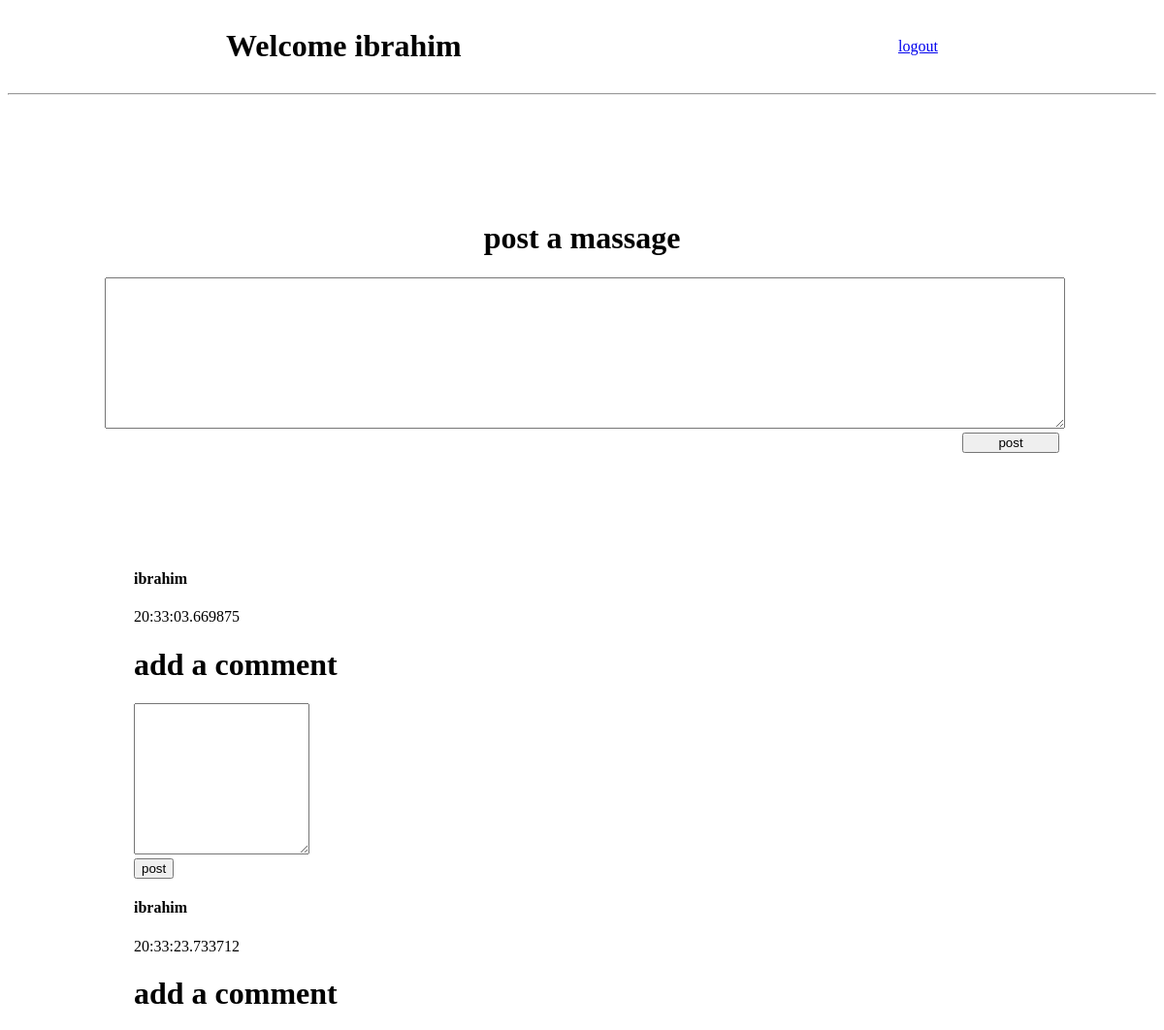
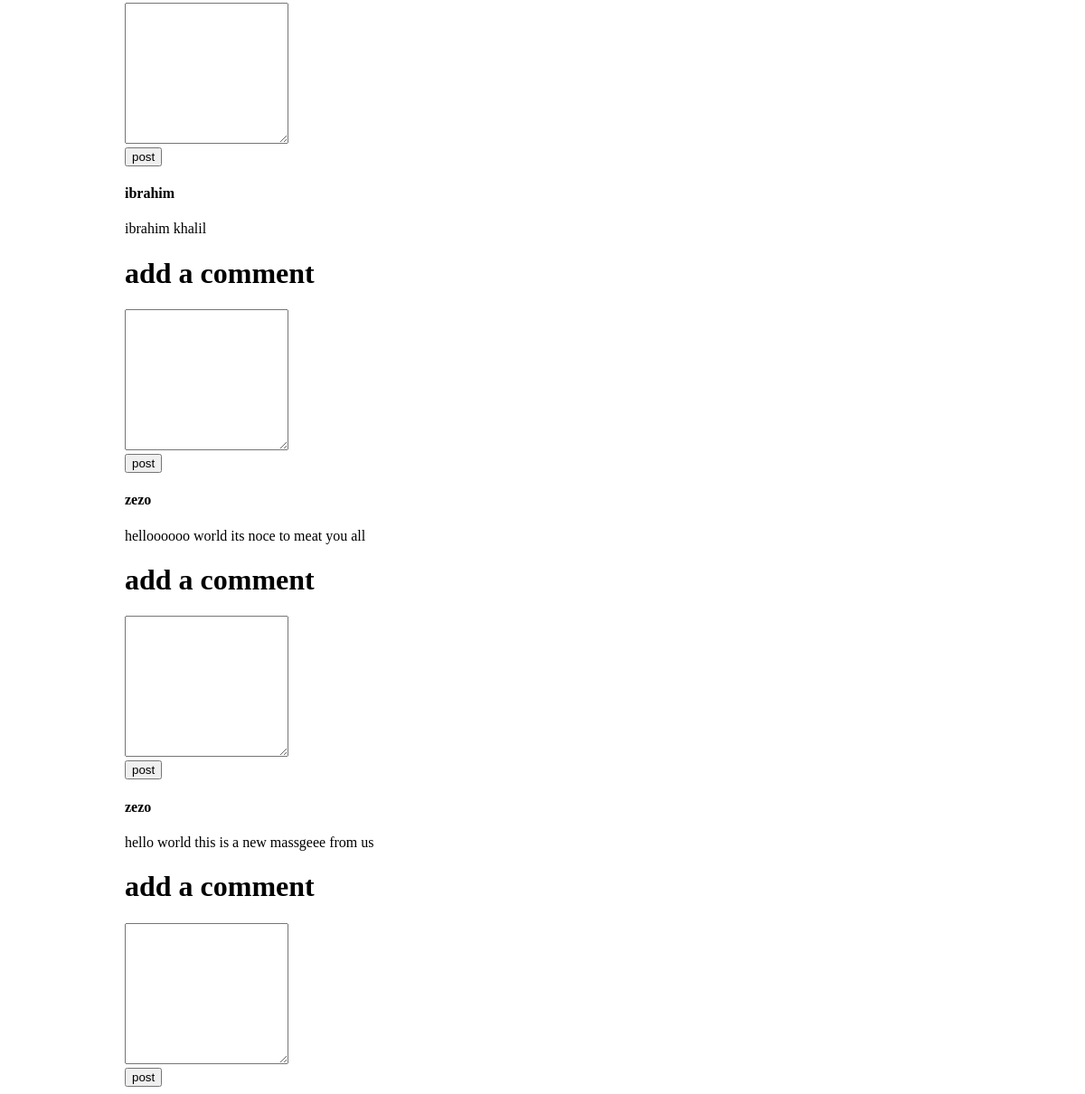
The page /success (signed in) on the database its author committed (2 pictures, top to bottom).
### wallapp/models.py (models this page shows)
class User(models.Model):
     first_name=models.CharField(max_length=255)
     last_name=models.CharField(max_length=255)
     Email=models.CharField(max_length=255)
     password=models.CharField(max_length=255)
     created_at=models.DateTimeField(auto_now_add=True)
     updated_at=models.DateTimeField(auto_now=True)
     objects = UserManger()

class Message(models.Model):
     users=models.ForeignKey(User, related_name="messages", on_delete=models.CASCADE)
     message=models.TextField()
     time=models.TimeField(auto_now_add=True)
     created_at=models.DateTimeField(auto_now_add=True)
     updated_at=models.DateTimeField(auto_now=True)

### wallapp/views.py (the view)
def success(request):
     if 'username' not in request.session:
          return redirect('/')
     context={
          'user' : User.objects.get(id =request.session['username']),
          'massages': Message.objects.all(),
          'comments': Comment.objects.all()
          }
     return render (request,"success.html",context)

### wallapp/templates/success.html (shortened to what this page needs)
<!DOCTYPE html>
<html lang="en">
<head>
     {%load static%}
     <link rel="stylesheet" href="{% static 'style2.css' %}">
</head>
<body>
     <header>
          <h1> Welcome {{user.first_name}} </h1>
          <a href="/logout">logout</a>
     </header>
     <hr>
     <div class="post">
          <form action="createpost/{{request.session.username}}" method="post">
               <h1>post a massage</h1>
               <textarea name="textarea" rows="10"></textarea>
               <br>
               <button>post</button>
          </form>
     </div>
     <div class="mas">
          {%for masg in massages %}
          <h4>{{masg.users.first_name}}</h4>
          <p>{{masg.message}}</p>
          <form action="/addcomment/{{request.session.username}}/{{masg.id}}" method="post">
               <h1>add a comment</h1>
               <textarea name="comment" rows="10"></textarea>
               <br>
               <button>post</button>
     </form>
          {%endfor%}
     </div>
</body>
</html>

### wallapp/static/style2.css (style rules this page uses)
header { display: flex; justify-content: space-around; align-items: center; }
.post { text-align: center; padding: 100px; }
.post button { display: block; margin-left: auto; width: 100px; }
.post textarea { width: 100%; }
.mas { margin-left: 130px; }

### rows shown on the page
User: first_name "ibrahim"
Message: users.first_name "ibrahim", message "20:33:03.669875"
Message: users.first_name "ibrahim", message "20:33:23.733712"
Message: users.first_name "ibrahim", message "ibrahim khalil"
Message: users.first_name "zezo", message "helloooooo world its noce to meat you all"
Message: users.first_name "zezo", message "hello world this is a new massgeee from us"
